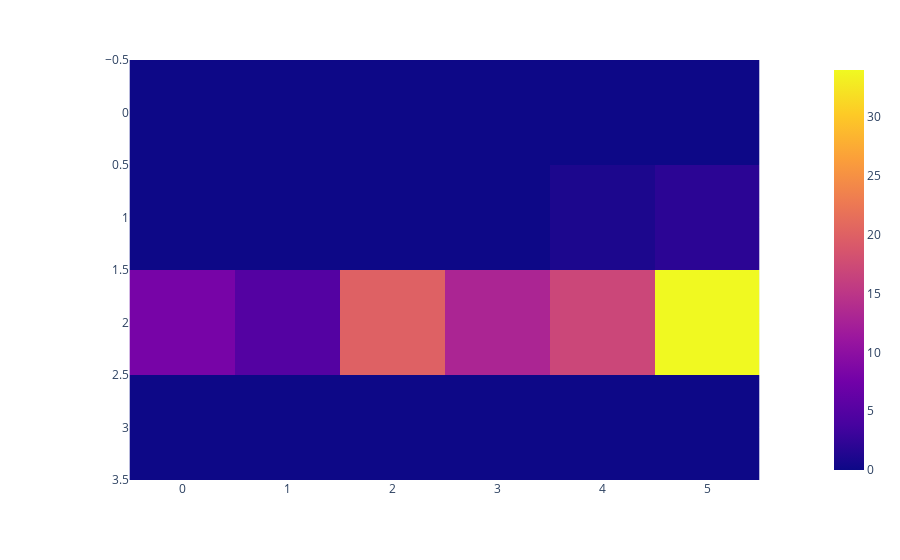

This figure's notebook cell:
### Markdown cell above
# todo
  - calculate tile fetch/user in planar and voroni
  - calculate tile fetch/user in voronoi

### Code cell
import numpy as np
from exp_voroni import *
import plotly.express as px
from head_motion_prediction.Utils import *

n_ytiles, n_xtiles = 6, 4

# -- debug conversions
# ONE_POINT = 0
# traces = get_traces_one_video_one_user()
# x = traces[ONE_POINT][0]
# y = traces[ONE_POINT][1]
# z = traces[ONE_POINT][2]
# print((x, y, z))
# print(cartesian_to_eulerian(x, y, z))
# print(eulerian_to_cartesian(*cartesian_to_eulerian(x, y, z)))
# print(from_position_to_tile(
#     eulerian_in_range(*cartesian_to_eulerian(x, y, z)),
#     n_ytiles, n_xtiles)
# )

def from_position_to_tile_voroni_cartesian(cartesian_pos, numTilesWidth, numTilesHeight):
    radius = 1
    center = np.array([0, 0, 0])
    sv = SphericalVoronoi(TRINITY_POINTS, radius, center)
    
    # def from_position_to_tile_probability_cartesian(pos):
    #     yaw_grid, pitch_grid = np.meshgrid(np.linspace(0, 1, NUM_TILES_WIDTH_TRUE_SAL, endpoint=False),
    #                                        np.linspace(0, 1, NUM_TILES_HEIGHT_TRUE_SAL, endpoint=False))
    #     yaw_grid += 1.0 / (2.0 * NUM_TILES_WIDTH_TRUE_SAL)
    #     pitch_grid += 1.0 / (2.0 * NUM_TILES_HEIGHT_TRUE_SAL)
    #     yaw_grid = yaw_grid * 2 * np.pi
    #     pitch_grid = pitch_grid * np.pi
    
    #     x_grid, y_grid, z_grid = eulerian_to_cartesian(theta=yaw_grid, phi=pitch_grid)
    #     great_circle_distance = np.arccos(np.maximum(np.minimum(x_grid * pos[0] + y_grid * pos[1] + z_grid * pos[2], 1.0), -1.0))
    #     gaussian_orth = np.exp((-1.0 / (2.0 * np.square(0.1))) * np.square(great_circle_distance))
    #     return gaussian_orth

    # def from_position_to_tile(pos, numTilesWidth, numTilesHeight):
    #     yaw_grid, pitch_grid = np.meshgrid(np.linspace(0, 1, numTilesWidth, endpoint=False), np.linspace(0, 1, numTilesHeight, endpoint=False))
    #     yaw_grid += 1.0 / (2.0 * numTilesWidth)
    #     pitch_grid += 1.0 / (2.0 * numTilesHeight)
    #     yaw_grid = (yaw_grid - 0.5) * 2 * np.pi
    #     pitch_grid = (pitch_grid - 0.5) * np.pi
    #     cp_yaw = pos[0]
    #     cp_pitch = pos[1]
    #     delta_long = np.abs(np.arctan2(np.sin(yaw_grid - cp_yaw), np.cos(yaw_grid - cp_yaw)))
    #     numerator = np.sqrt(np.power(np.cos(cp_pitch) * np.sin(delta_long), 2.0) + np.power(np.cos(pitch_grid) * np.sin(cp_pitch) - np.sin(pitch_grid) * np.cos(cp_pitch) * np.cos(delta_long), 2.0))
    #     denominator = np.sin(pitch_grid) * np.sin(cp_pitch) + np.cos(pitch_grid) * np.cos(cp_pitch) * np.cos(delta_long)
    #     second_ort = np.abs(np.arctan2(numerator, denominator))
    #     gaussian_orth = np.exp((-1.0/(2.0*np.square(0.1))) * np.square(second_ort))
    #     max_pos = np.where(gaussian_orth==np.max(gaussian_orth), 1, 0)
    #     return max_pos

# -- heatmap
heatmap = []
dataset = get_sample_dataset()
traces = get_traces_one_video_one_user()
# traces = get_traces_one_video_all_users()
for i in traces:
    heatmap.append(from_position_to_tile(eulerian_in_range(*cartesian_to_eulerian(i[0], i[1], i[2])),
                                         n_ytiles, n_xtiles
                                         ))
print("traces sum: " + str(traces.shape[0]))
print("reqs sum: " + str(np.sum(heatmap)))
px.imshow(np.sum(heatmap, axis=0))

### Figure 1 — Plotly figure (JSON) as saved in the notebook; plotly's stock layout.template omitted (floating-point values rounded to 4 significant figures)
{"data": [{"coloraxis": "coloraxis", "hovertemplate": "x: %{x}<br>y: %{y}<br>color: %{z}<extra></extra>", "name": "0", "type": "heatmap", "xaxis": "x", "yaxis": "y", "z": [[0, 0, 0, 0, 0, 0], [0, 0, 0, 0, 1, 2], [8, 5, 20, 13, 17, 34], [0, 0, 0, 0, 0, 0]]}], "layout": {"coloraxis": {"colorscale": [[0, "#0d0887"], [0.1111, "#46039f"], [0.2222, "#7201a8"], [0.3333, "#9c179e"], [0.4444, "#bd3786"], [0.5556, "#d8576b"], [0.6667, "#ed7953"], [0.7778, "#fb9f3a"], [0.8889, "#fdca26"], [1, "#f0f921"]]}, "margin": {"t": 60}, "xaxis": {"anchor": "y", "constrain": "domain", "domain": [0, 1], "scaleanchor": "y"}, "yaxis": {"anchor": "x", "autorange": "reversed", "constrain": "domain", "domain": [0, 1]}}}
